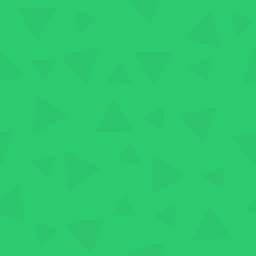
#> input picture TowerDefenseFX/src/main/resources/assets/kenney/PNG/Default size/towerDefense_tile024.png, 64 x 64 px, found by its file name (shown 4 times larger)
$ python recreate_new_sample.py
#> lines starting #> are read from the running program, lines starting #| are printed output that depends on the picture
import os
from PIL import Image, ImageDraw

base_path = r"C:\Users\nikim\OneDrive\Desktop\proj4\kenney_tower-defense-top-down\PNG\Default size"
output_path = r"C:\Users\nikim\OneDrive\Desktop\proj4\kenney_tower-defense-top-down\Sample_new.png"

TILE_SIZE = 64

# Based on the new sample image, I need these tiles:
tiles = {
    # Ground tiles
    'grass': 'towerDefense_tile024.png',  # Green grass

    # Path tiles (brown/dirt)
    'path_h': 'towerDefense_tile050.png',   # Horizontal path
    'path_v': 'towerDefense_tile001.png',   # Vertical path
    'path_tl': 'towerDefense_tile002.png',  # Top-left corner
    'path_tr': 'towerDefense_tile003.png',  # Top-right corner
    'path_bl': 'towerDefense_tile004.png',  # Bottom-left corner
    'path_br': 'towerDefense_tile005.png',  # Bottom-right corner

    # Tower placement spots (light green squares)
    'spot': 'towerDefense_tile162.png',  # Tower placement spot

    # Obstacles
    'rock': 'towerDefense_tile136.png',  # Rock obstacle
    'bush': 'towerDefense_tile133.png',  # Bush/tree
    'tree': 'towerDefense_tile130.png',  # Tree

    # Tower components
    'tower_base': 'towerDefense_tile181.png',  # Tower base (gray/silver)
    'tower_red': 'towerDefense_tile206.png',   # Red cannon tower

    # Enemy units
    'enemy_tank': 'towerDefense_tile245.png',  # Red tank

    # UI/Other
    'target': 'towerDefense_tile015.png',  # Target/crosshair
}

# Looking at the new sample image, it appears to be about 12x9 tiles
# The path forms a rectangular loop around the edges
# Green grass fills the center and corners

# Grid layout based on the new sample (12 columns x 9 rows)
grid = [
    # Row 0 - top edge
    ['g', 'g', 'ph', 'ph', 'ph', 'ph', 'ph', 'ph', 'ph', 'ph', 'p1', 'g'],
    # Row 1
    ['g', 'g', 'pv', 'g', 'g', 'g', 'g', 'g', 'g', 'g', 'pv', 'g'],
    # Row 2
    ['g', 'p4', 'p3', 'g', 't', 't', 'g', 'g', 'g', 'g', 'pv', 'g'],
    # Row 3
    ['g', 'pv', 'g', 'g', 't', 't', 's', 's', 's', 'g', 'pv', 'g'],
    # Row 4 - middle row with tower
    ['g', 'pv', 'g', 'g', 'g', 'r', 'g', 'g', 'g', 'g', 'pv', 'g'],
    # Row 5
    ['g', 'pv', 'g', 't', 't', 'g', 'g', 'x', 'g', 's', 'pv', 'g'],
    # Row 6
    ['g', 'pv', 't', 't', 't', 'g', 'r', 'g', 'g', 's', 'pv', 'g'],
    # Row 7
    ['g', 'pv', 'g', 'g', 'g', 'g', 'g', 'g', 's', 'g', 'pv', 'g'],
    # Row 8 - bottom edge
    ['g', 'p2', 'ph', 'ph', 'ph', 'ph', 'ph', 'ph', 'ph', 'ph', 'p3', 'g'],
]

# Legend for grid codes
legend = {
    'g': 'grass',
    'ph': 'path_h',
    'pv': 'path_v',
    'p1': 'path_tl',
    'p2': 'path_tr',
    'p3': 'path_bl',
    'p4': 'path_br',
    't': 'bush',  # Trees/bushes
    'r': 'rock',  # Rock
    's': 'spot',  # Tower placement spot (light green square)
    'x': 'target',  # Crosshair/target marker
}

def load_tile(tile_name):
    """Load a tile image from the assets"""
    if tile_name in tiles:
        tile_path = os.path.join(base_path, tiles[tile_name])
        if os.path.exists(tile_path):
            return Image.open(tile_path).convert('RGBA')
    return None

def create_tower_defense_map():
    """Create the tower defense map matching the new sample"""

    # Calculate image dimensions
    grid_width = 12
    grid_height = 9

    width = grid_width * TILE_SIZE
    height = grid_height * TILE_SIZE

    # Create the base image
    image = Image.new('RGBA', (width, height), (100, 150, 100, 255))
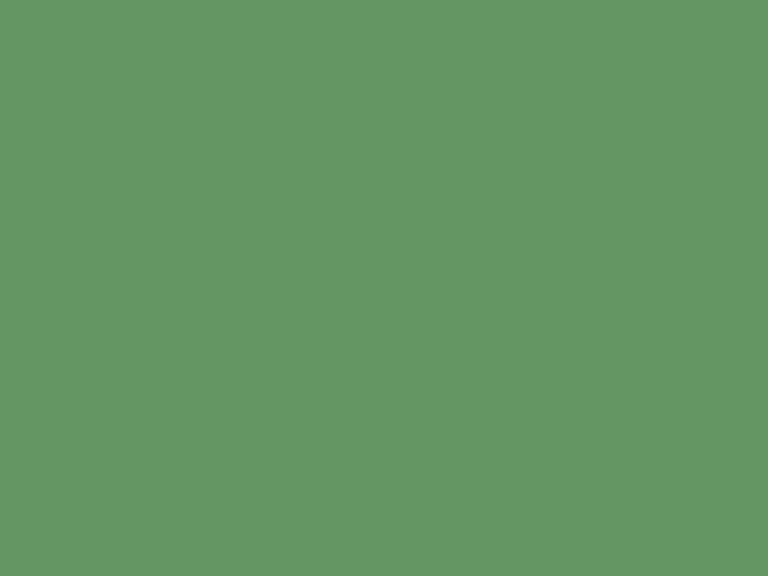
#> image: PIL image 768x576 RGBA; mean R, G, B, A 100, 150, 100, 255

    # Draw the base grid
    for y, row in enumerate(grid):
        for x, cell_code in enumerate(row):
            if cell_code in legend:
                tile_name = legend[cell_code]
                tile = load_tile(tile_name)
                if tile:
                    image.paste(tile, (x * TILE_SIZE, y * TILE_SIZE), tile)

    # Add the central tower (3x3 area in the center)
    # The tower appears to be at approximately position (5, 4)
    tower_x = 5
#> tower_x = 5
    tower_y = 4

    # Place light colored base tiles first (3x3 area)
    for dy in range(-1, 2):
        for dx in range(-1, 2):
            spot_tile = load_tile('spot')
            if spot_tile:
                # Make these tiles lighter/sand colored
                image.paste(spot_tile, ((tower_x + dx) * TILE_SIZE, (tower_y + dy) * TILE_SIZE), spot_tile)

    # Place the tower base and red cannon in center
    tower_base = load_tile('tower_base')
    tower_red = load_tile('tower_red')

    if tower_base and tower_red:
        image.paste(tower_base, (tower_x * TILE_SIZE, tower_y * TILE_SIZE), tower_base)
        image.paste(tower_red, (tower_x * TILE_SIZE, tower_y * TILE_SIZE), tower_red)

    # Add enemy tanks on the path
    enemy_positions = [
        (0, 2),  # Left side tank
        (2, 0),  # Top tank
        (10, 6),  # Right side tank
    ]

    for x, y in enemy_positions:
        enemy = load_tile('enemy_tank')
        if enemy:
            # Scale down slightly to fit on path
            enemy = enemy.resize((50, 50), Image.Resampling.LANCZOS)
            offset = (TILE_SIZE - 50) // 2
            image.paste(enemy, (x * TILE_SIZE + offset, y * TILE_SIZE + offset), enemy)

    # Add some visual enhancements
    draw = ImageDraw.Draw(image)
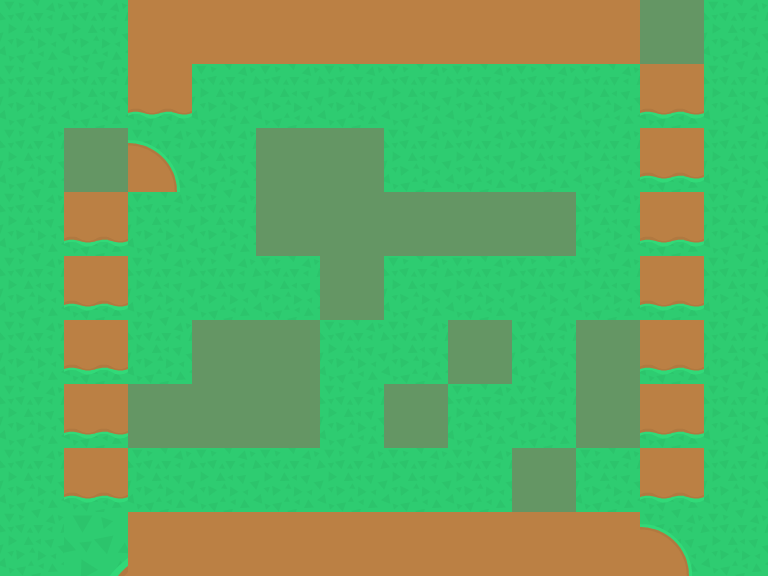
#> image: PIL image 768x576 RGBA; mean R, G, B, A 90.8, 174.2, 98.8, 255

    # Add subtle grid lines for tower placement spots
    spot_positions = [(6, 3), (8, 3), (9, 5), (8, 5), (3, 7)]
    for x, y in spot_positions:
        left = x * TILE_SIZE
        top = y * TILE_SIZE
        right = left + TILE_SIZE
        bottom = top + TILE_SIZE
        # Draw light green outline
        draw.rectangle([left+2, top+2, right-2, bottom-2], outline=(150, 255, 150, 100), width=2)

    return image

if __name__ == "__main__":
    print("Creating tower defense map based on new sample...")
    map_image = create_tower_defense_map()
    map_image.save(output_path, 'PNG')
    print(f"Map saved to: {output_path}")
    print(f"Dimensions: {map_image.size}")
#| Dimensions: (768, 576)
